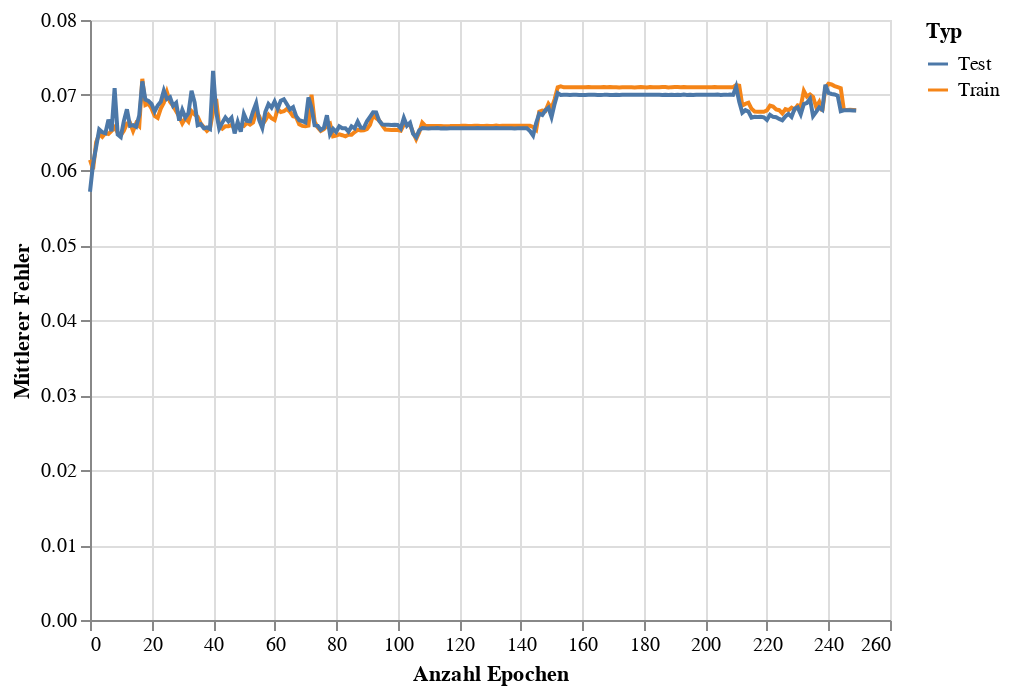

Notebook cell for this chart:
### Code cell
train_eval_loss_chart = alt.Chart(loss_df).mark_line().encode(
    x = alt.X('Epoch',title='Anzahl Epochen'),
    y = alt.Y('Loss',title='Mittlerer Fehler'),
    color = alt.Color('Type',title='Typ')
)
train_eval_loss_chart

### Figure 1 — Vega-Lite specification as saved in the notebook (floating-point values rounded to 4 significant figures; data arrays with more than 128 entries replaced by an {"elided": "..."} marker saying what was removed)
{"config": {"view": {"continuousWidth": 400, "continuousHeight": 300}}, "data": {"name": "data-fe3080a7642d80d5cfbbb6f4121e8399"}, "mark": "line", "encoding": {"color": {"field": "Type", "title": "Typ", "type": "nominal"}, "x": {"field": "Epoch", "title": "Anzahl Epochen", "type": "quantitative"}, "y": {"field": "Loss", "title": "Mittlerer Fehler", "type": "quantitative"}}, "$schema": "https://vega.github.io/schema/vega-lite/v4.17.0.json", "datasets": {"data-fe3080a7642d80d5cfbbb6f4121e8399": {"elided": "500 records"}}}
